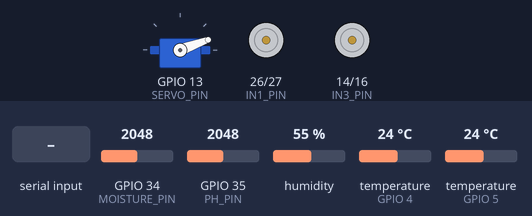
A program run on a simulated ESP32. Parts: servo, motor-driver pin pairs drawn as motors (green arrow = first pin HIGH = forward, orange = second pin HIGH = backward, longer = more drive, scaled by the enable pin). The inputs (shaded band) are chosen by the test bench; at power-on: GPIO 34 (MOISTURE_PIN) = 2048, GPIO 35 (PH_PIN) = 2048, humidity 55 %, temperature (sensors on GPIO 4, GPIO 5) 24 °C (analog values on the 0–4095 scale). What the program prints to the serial monitor is not drawn.

Above: at 3.9 s.
4.0 s: "FORWARD\n" received over Serial
At 4.8 s:
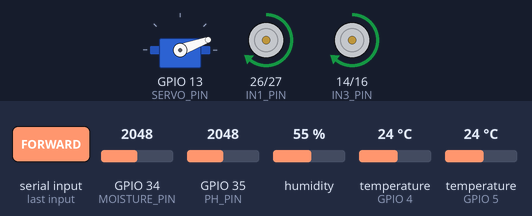
5.5 s: "BACKWARD\n" received over Serial
At 6.3 s:
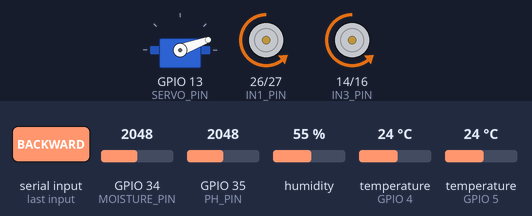
7.0 s: "LEFT\n" received over Serial
At 8.7 s:
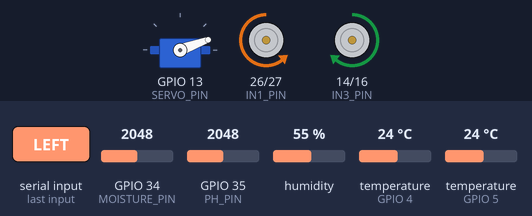
9.0 s: "RIGHT\n" received over Serial
At 10.6 s:
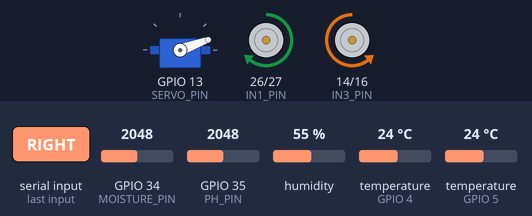
11.0 s: "PROBE_DOWN\n" received over Serial
At 12.0 s:
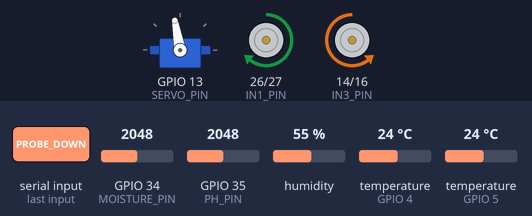
13.0 s: "STOP\n" received over Serial
At 14.9 s:
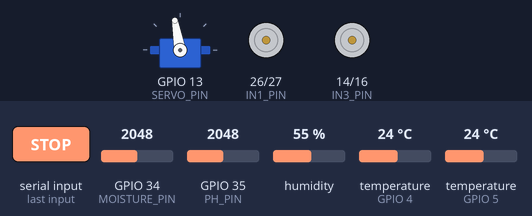
Timing chart, 0 to 16.0 s (numbered marks = the images above; inputs shaded):
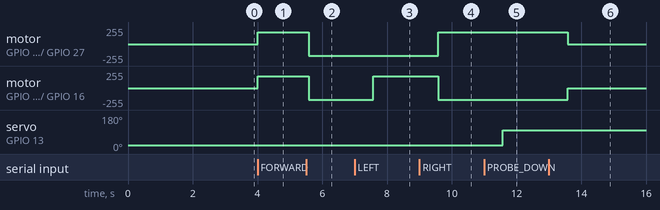

The program:

main.cpp
```cpp
#include <Arduino.h>
#include <ArduinoJson.h>
#include <DHT.h>
#include <OneWire.h>
#include <DallasTemperature.h>
#include <ESP32Servo.h>

// ============================================================
// AGRIEDGE ROVER - ESP32 STEP 1 FIRMWARE
// ============================================================

// -------------------------
// SENSOR PINS
// -------------------------
#define DHT_PIN       4
#define DHT_TYPE      DHT22

#define DS18B20_PIN   5

#define MOISTURE_PIN  34
#define PH_PIN        35

// -------------------------
// SERVO
// -------------------------
#define SERVO_PIN     13

// -------------------------
// L298N MOTOR DRIVER
// -------------------------
#define ENA_PIN       25
#define IN1_PIN       26
#define IN2_PIN       27

#define IN3_PIN       14
#define IN4_PIN       16
#define ENB_PIN       17

// ============================================================
// OBJECTS
// ============================================================

DHT dht(DHT_PIN, DHT_TYPE);

OneWire oneWire(DS18B20_PIN);
DallasTemperature ds18b20(&oneWire);

Servo probeServo;

// ============================================================
// MOTOR SETTINGS
// ============================================================

const int MOTOR_SPEED = 180;  // 0-255

// ============================================================
// SERVO POSITIONS
// Adjust later according to actual mechanical setup.
// ============================================================

const int SERVO_UP = 20;
const int SERVO_DOWN = 100;

// ============================================================
// TIMING
// ============================================================

unsigned long lastSensorRead = 0;

const unsigned long SENSOR_INTERVAL = 2000;

// ============================================================
// MOTOR FUNCTIONS
// ============================================================

void stopMotors()
{
    digitalWrite(IN1_PIN, LOW);
    digitalWrite(IN2_PIN, LOW);

    digitalWrite(IN3_PIN, LOW);
    digitalWrite(IN4_PIN, LOW);

    ledcWrite(ENA_PIN, 0);
    ledcWrite(ENB_PIN, 0);
}


void moveForward()
{
    // Left side forward
    digitalWrite(IN1_PIN, HIGH);
    digitalWrite(IN2_PIN, LOW);

    // Right side forward
    digitalWrite(IN3_PIN, HIGH);
    digitalWrite(IN4_PIN, LOW);

    ledcWrite(ENA_PIN, MOTOR_SPEED);
    ledcWrite(ENB_PIN, MOTOR_SPEED);
}


void moveBackward()
{
    // Left side backward
    digitalWrite(IN1_PIN, LOW);
    digitalWrite(IN2_PIN, HIGH);

    // Right side backward
    digitalWrite(IN3_PIN, LOW);
    digitalWrite(IN4_PIN, HIGH);

    ledcWrite(ENA_PIN, MOTOR_SPEED);
    ledcWrite(ENB_PIN, MOTOR_SPEED);
}


void turnLeft()
{
    // Left side backward
    digitalWrite(IN1_PIN, LOW);
    digitalWrite(IN2_PIN, HIGH);

    // Right side forward
    digitalWrite(IN3_PIN, HIGH);
    digitalWrite(IN4_PIN, LOW);

    ledcWrite(ENA_PIN, MOTOR_SPEED);
    ledcWrite(ENB_PIN, MOTOR_SPEED);
}


void turnRight()
{
    // Left side forward
    digitalWrite(IN1_PIN, HIGH);
    digitalWrite(IN2_PIN, LOW);

    // Right side backward
    digitalWrite(IN3_PIN, LOW);
    digitalWrite(IN4_PIN, HIGH);

    ledcWrite(ENA_PIN, MOTOR_SPEED);
    ledcWrite(ENB_PIN, MOTOR_SPEED);
}


// ============================================================
// SERVO FUNCTIONS
// ============================================================

void probeUp()
{
    probeServo.write(SERVO_UP);

    Serial.println("{\"event\":\"probe_up\"}");
}


void probeDown()
{
    probeServo.write(SERVO_DOWN);

    Serial.println("{\"event\":\"probe_down\"}");
}


// ============================================================
// SENSOR READING
// ============================================================

void sendSensorData()
{
    // -------------------------
    // DHT22
    // -------------------------

    float airTemperature = dht.readTemperature();
    float humidity = dht.readHumidity();

    // -------------------------
    // DS18B20
    // -------------------------

    ds18b20.requestTemperatures();

    float soilTemperature = ds18b20.getTempCByIndex(0);

    // -------------------------
    // ANALOG SENSORS
    // -------------------------

    int moistureRaw = analogRead(MOISTURE_PIN);
    int phRaw = analogRead(PH_PIN);

    // -------------------------
    // JSON
    // -------------------------

    StaticJsonDocument<512> doc;

    doc["type"] = "sensor_data";

    doc["timestamp_ms"] = millis();

    doc["soil_moisture_raw"] = moistureRaw;

    doc["ph_raw"] = phRaw;

    if (isnan(airTemperature))
    {
        doc["air_temperature_c"] = nullptr;
    }
    else
    {
        doc["air_temperature_c"] = airTemperature;
    }

    if (isnan(humidity))
    {
        doc["humidity_percent"] = nullptr;
    }
    else
    {
        doc["humidity_percent"] = humidity;
    }

    if (soilTemperature == DEVICE_DISCONNECTED_C)
    {
        doc["soil_temperature_c"] = nullptr;
    }
    else
    {
        doc["soil_temperature_c"] = soilTemperature;
    }

    serializeJson(doc, Serial);
    Serial.println();
}


// ============================================================
// SERIAL COMMAND HANDLER
// ============================================================

void processCommand(String command)
{
    command.trim();
    command.toUpperCase();

    Serial.print("{\"received_command\":\"");
    Serial.print(command);
    Serial.println("\"}");

    // -------------------------
    // MOVEMENT
    // -------------------------

    if (command == "FORWARD")
    {
        moveForward();
    }

    else if (command == "BACKWARD")
    {
        moveBackward();
    }

    else if (command == "LEFT")
    {
        turnLeft();
    }

    else if (command == "RIGHT")
    {
        turnRight();
    }

    else if (command == "STOP")
    {
        stopMotors();
    }

    // -------------------------
    // PROBE
    // -------------------------

    else if (command == "PROBE_UP")
    {
        probeUp();
    }

    else if (command == "PROBE_DOWN")
    {
        probeDown();
    }

    // -------------------------
    // SENSOR REQUEST
    // -------------------------

    else if (command == "READ_SENSORS")
    {
        sendSensorData();
    }

    // -------------------------
    // UNKNOWN
    // -------------------------

    else
    {
        Serial.println("{\"error\":\"unknown_command\"}");
    }
}


// ============================================================
// SETUP
// ============================================================

void setup()
{
    Serial.begin(115200);

    delay(1000);

    Serial.println();
    Serial.println("=================================");
    Serial.println("AgriEdge Rover ESP32");
    Serial.println("Step 1 Firmware");
    Serial.println("=================================");

    // -------------------------
    // MOTOR PINS
    // -------------------------

    pinMode(IN1_PIN, OUTPUT);
    pinMode(IN2_PIN, OUTPUT);

    pinMode(IN3_PIN, OUTPUT);
    pinMode(IN4_PIN, OUTPUT);

    // ESP32 PWM setup
    ledcAttach(ENA_PIN, 1000, 8);
    ledcAttach(ENB_PIN, 1000, 8);

    stopMotors();

    // -------------------------
    // ANALOG INPUTS
    // -------------------------

    pinMode(MOISTURE_PIN, INPUT);
    pinMode(PH_PIN, INPUT);

    analogReadResolution(12);

    // -------------------------
    // DHT22
    // -------------------------

    dht.begin();

    // -------------------------
    // DS18B20
    // -------------------------

    ds18b20.begin();

    // -------------------------
    // SERVO
    // -------------------------

    probeServo.setPeriodHertz(50);

    probeServo.attach(
        SERVO_PIN,
        500,
        2400
    );

    probeUp();

    // -------------------------
    // START MESSAGE
    // -------------------------

    Serial.println("{\"status\":\"ESP32_READY\"}");

    delay(1000);

    sendSensorData();
}


// ============================================================
// LOOP
// ============================================================

void loop()
{
    // ========================================================
    // SERIAL COMMANDS
    // ========================================================

    if (Serial.available())
    {
        String command = Serial.readStringUntil('\n');

        processCommand(command);
    }


    // ========================================================
    // PERIODIC SENSOR READING
    // ========================================================

    unsigned long now = millis();

    if (now - lastSensorRead >= SENSOR_INTERVAL)
    {
        lastSensorRead = now;

        sendSensorData();
    }
}
```

Measured:
- after the input at 4.0 s, motor on GPIO 26 (IN1_PIN) / GPIO 27 (IN2_PIN), motor on GPIO 14 (IN3_PIN) / GPIO 16 (IN4_PIN): stopped → forward 179/255 at once
- after the input at 5.5 s, motor on GPIO 26 (IN1_PIN) / GPIO 27 (IN2_PIN), motor on GPIO 14 (IN3_PIN) / GPIO 16 (IN4_PIN): forward 179/255 → backward 179/255 after 0.08 s
- after the input at 7.0 s, motor on GPIO 14 (IN3_PIN) / GPIO 16 (IN4_PIN): backward 179/255 → forward 179/255 after 0.57 s
- after the input at 9.0 s, motor on GPIO 26 (IN1_PIN) / GPIO 27 (IN2_PIN): backward 179/255 → forward 179/255 after 0.58 s; motor on GPIO 14 (IN3_PIN) / GPIO 16 (IN4_PIN): forward 179/255 → backward 179/255 after 0.58 s
- after the input at 11.0 s, servo on GPIO 13 (SERVO_PIN): 20° → 100° after 0.57 s
- after the input at 13.0 s, motor on GPIO 26 (IN1_PIN) / GPIO 27 (IN2_PIN): forward 179/255 → stopped after 0.58 s; motor on GPIO 14 (IN3_PIN) / GPIO 16 (IN4_PIN): backward 179/255 → stopped after 0.58 s
